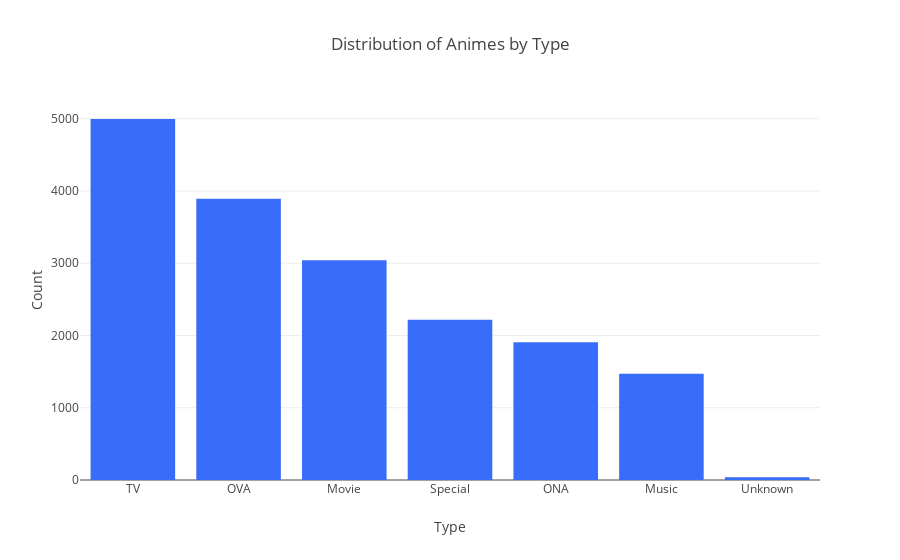

Source (notebook cell):
### Code cell
fig7 = px.bar(type_counts, x='Type', y='Count', title='Distribution of Animes by Type', 
             color_discrete_sequence=['#386df9'])

fig7.show()

### Figure 1 — Plotly figure (JSON) as saved in the notebook; plotly's stock layout.template omitted (floating-point values rounded to 4 significant figures)
{"data": [{"alignmentgroup": "True", "hovertemplate": "Type=%{x}<br>Count=%{y}<extra></extra>", "legendgroup": "", "marker": {"color": "#386df9", "pattern": {"shape": ""}}, "name": "", "offsetgroup": "", "orientation": "v", "showlegend": false, "textposition": "auto", "type": "bar", "x": ["TV", "OVA", "Movie", "Special", "ONA", "Music", "Unknown"], "xaxis": "x", "y": [4996, 3894, 3041, 2218, 1907, 1469, 37], "yaxis": "y"}], "layout": {"barmode": "relative", "legend": {"tracegroupgap": 0}, "title": {"text": "Distribution of Animes by Type"}, "xaxis": {"anchor": "y", "domain": [0, 1], "title": {"text": "Type"}}, "yaxis": {"anchor": "x", "domain": [0, 1], "title": {"text": "Count"}}}}
